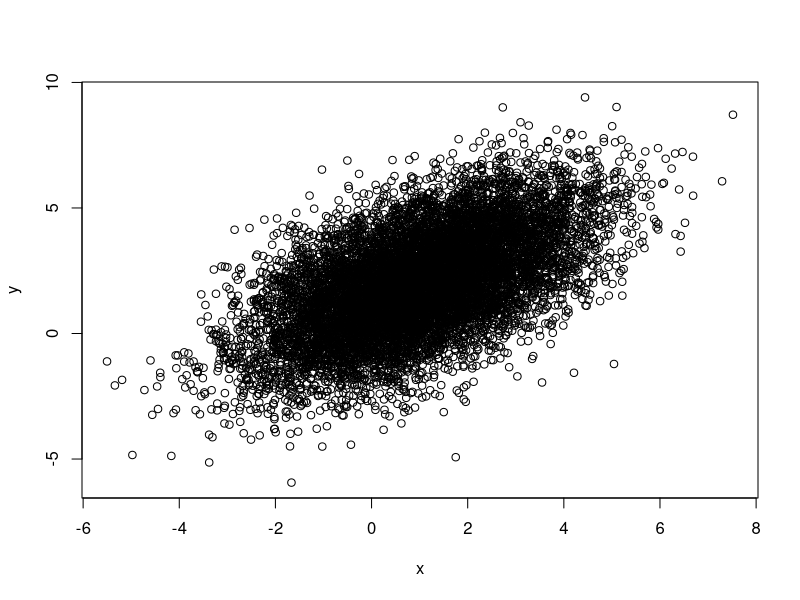
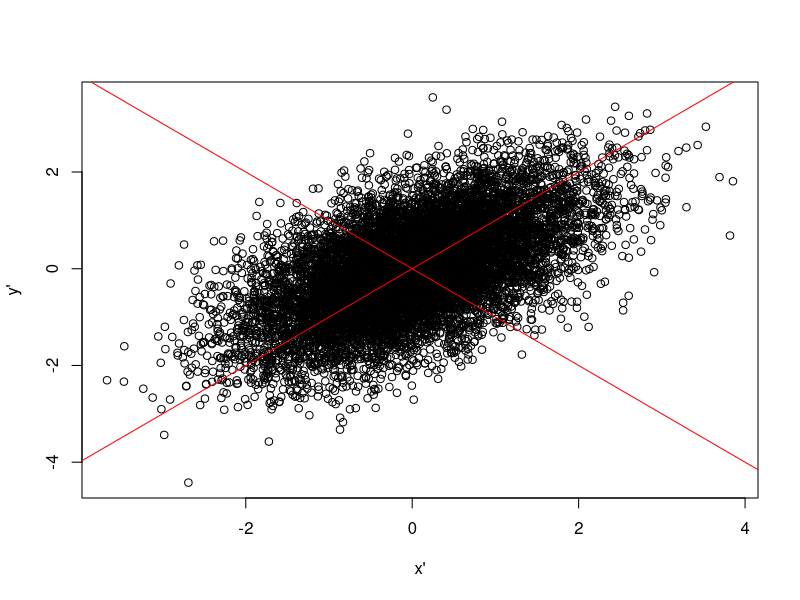

Reproduce these figures in R, in order.
## ---- chunk 1
require(MASS)
xy <- mvrnorm( 1000000, c(1,2), matrix(c(3,2,2,4),ncol=2) )
plot(xy[sample(nrow(xy),10000),], xlab="x", ylab="y", pch=1)
## ---- chunk 2
std <- scale(xy) # same as x' <- (x-mean(x))/sd(x); y' <- (y-mean(y))/sd(y)
plot( std[ sample(nrow(std),10000), ], xlab="x'", ylab="y'", pch=1)
v <- eigen( cov(std) )$vectors
abline(0, v[1,2]/v[1,1], col='red'); abline(0, v[2,2]/v[2,1], col='red');
## ---- chunk 3
std[1,] %*% eigen( cov(std) )$vectors
## ---- chunk 4
prcomp(xy,retx=T,scale=T)$x[1,]
